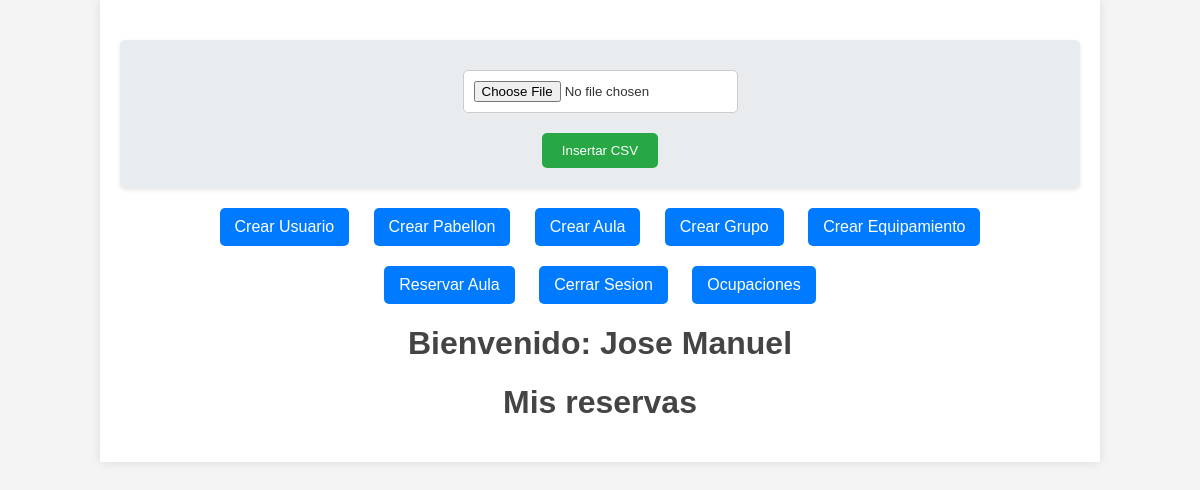
Page /views/inicio.php (signed in) on the earlier database version.
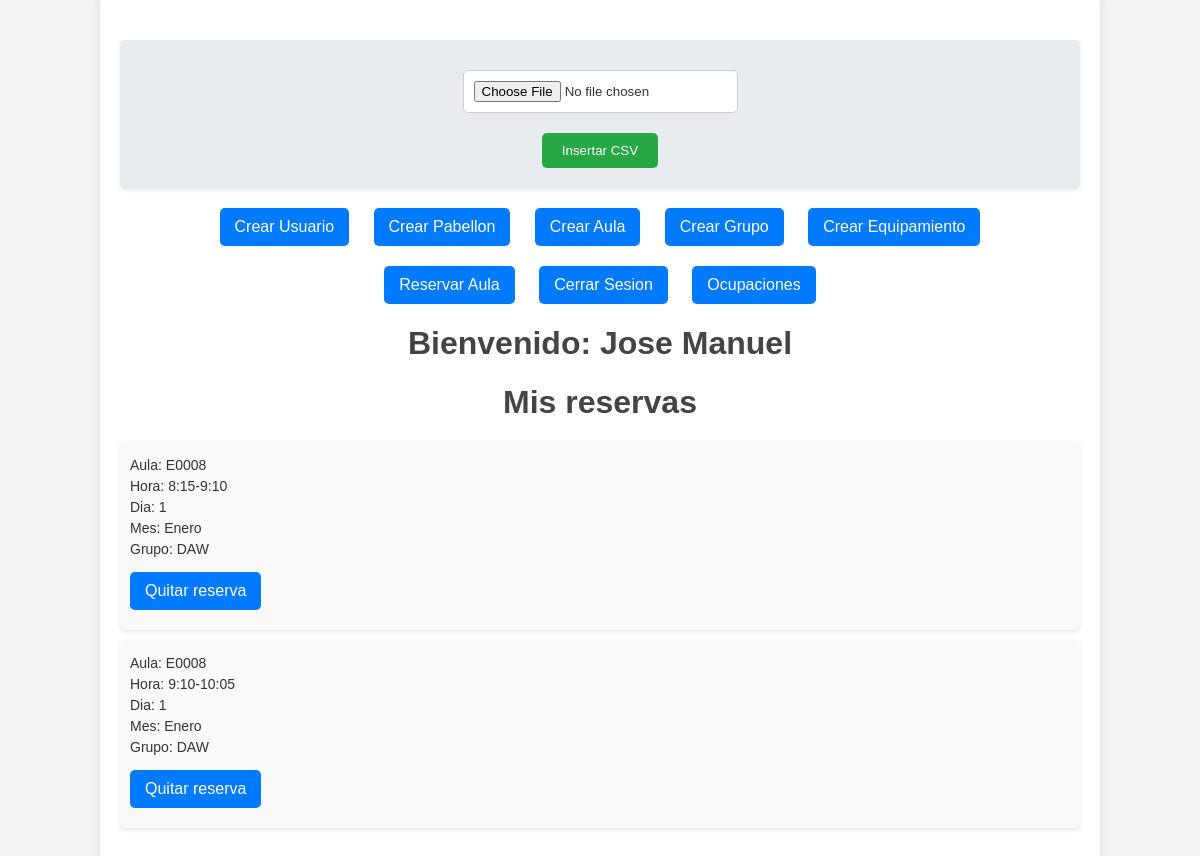
Same page on the later database version.
### tables this page shows
CREATE TABLE `ocupacion` (
  `idAula` varchar(200) NOT NULL,
  `idHora` int(11) NOT NULL,
  `idDia` int(11) NOT NULL,
  `idMes` int(11) NOT NULL,
  `idGrupo` int(11) NOT NULL,
  `idProfesor` int(11) NOT NULL
);

CREATE TABLE `aula` (
  `idAula` varchar(200) NOT NULL,
  `idPabellon` varchar(200) NOT NULL,
  `nombre` varchar(200) NOT NULL,
  `capacidadAula` int(11) NOT NULL
);

CREATE TABLE `grupo` (
  `id` int(11) NOT NULL,
  `alias` varchar(200) NOT NULL,
  `nombreCompleto` varchar(200) NOT NULL
);

### BD/bd.inc.php (called while the page is built)
<?php
function conectar()
{
    try {
        $host = "localhost";
        $basedatos = "seleccion-clases";
        $usuario = "root";
        $password = "";
        return new PDO("mysql:host=$host;dbname=$basedatos", $usuario, $password);
    } catch (PDOException $e) {
        echo $e->getMessage();
    }
}

### BD/ocupacion.inc.php (called while the page is built, shortened)
<?php
include_once 'bd.inc.php';
function getAllReservations()
{
    $sql = conectar()->prepare('SELECT * FROM ocupacion WHERE idProfesor = :idProfesor ORDER BY idHora, idDia, idMes');
    $sql->bindValue(":idProfesor", $_SESSION['userCheked']['nre']);
    try {
        $sql->execute();
        return  $sql->fetchAll();
    } catch (PDOException $e) {
        throw new Exception('Error al acceder a la base de datos');
    }
}

### BD/aula.inc.php (called while the page is built, shortened)
<?php
include_once 'bd.inc.php';
function searchAulaByIdToOkupation($idAula)
{
    $pdo = conectar();
    $sql = $pdo->prepare("SELECT * FROM `aula` WHERE idAula = :idAula");
    $sql->bindValue(":idAula", $idAula);
    try {
        $sql->execute();
        return $sql->fetch(PDO::FETCH_ASSOC);
    } catch (PDOException $e) {
        throw new Exception('Error al acceder a las aulas: ' . $e->getMessage());
    }
}

### BD/grupo.inc.php (called while the page is built, shortened)
<?php
include_once 'bd.inc.php';
function getAliasGrupById($idGrupo){
    $sql =conectar()->prepare("select alias from grupo where id=:id");
    $sql->bindValue(':id',$idGrupo);
    try{
        $sql->execute();
        return $sql->fetchColumn();
    }catch(PDOException $e){
        throw new Exception('Error al acceder a los grupos');
    }
}

### views/inicio.php (the view, shortened to what this page needs)
<?php
include_once '../BD/ocupacion.inc.php';
include_once '../BD/grupo.inc.php';
include_once '../BD/aula.inc.php';
$meses = array(
    "Enero",
    "Febrero",
    "Marzo",
    "Abril",
    "Mayo",
    "Junio",
    "Julio",
    "Agosto",
    "Septiembre",
    "Octubre",
    "Noviembre",
    "Diciembre"
);
$hora = array(
    "8:15-9:10",
    "9:10-10:05",
    "10:05-11:00",
    "11:30-12:25",
    "12:25-13:20",
    "13:20-14:15"
);
?>
<!DOCTYPE html>
<html lang="en">
<head>
    <link rel="stylesheet" href="../stylesheets/inicio.css">
</head>
<body>
    <div class="container">
        <?php if ($_SESSION['userCheked']['admin'] == true) { ?>
            <form action="../lib/insertCsv.php" method="post" enctype="multipart/form-data">
                <input type="file" name="csvFile" id="csvFile" accept=".csv" required>
                <input type="submit" value="Insertar CSV">
            </form>
            <div class="navbar">
                <a href="./createNewUser.php">Crear Usuario</a>
                <a href="./createNewPabellon.php">Crear Pabellon</a>
                <a href="./createNewAula.php">Crear Aula</a>
                <a href="./createNewGroup.php">Crear Grupo</a>
                <a href="./createNewEquipment.php">Crear Equipamiento</a>
            </div>
        <?php } ?>
        <div class="navbar">
            <a href="./takeReservation.php">Reservar Aula</a>
            <a href="../closeSession.php">Cerrar Sesion</a>
            <a href="./ocupaciones.php">Ocupaciones</a>
        </div>
        <h1><strong>Bienvenido: </strong> <?= htmlspecialchars($_SESSION['userCheked']['nombre']); ?></h1>
        <h1>Mis reservas</h1>
        <?php foreach (getAllReservations() as $key => $reserva) {
            $pabellon = searchAulaByIdToOkupation($reserva['idAula']); ?>
            <div class="reserva">
                <p>Aula: <?= $pabellon['idPabellon'] . $reserva['idAula'] ?></p>
                <p>Hora: <?= $hora[$reserva['idHora'] - 1] ?></p>
                <p>Dia: <?= $reserva['idDia'] ?></p>
                <p>Mes: <?= $meses[$reserva['idMes'] - 1] ?></p>
                <p>Grupo: <?= getAliasGrupById($reserva['idGrupo']) ?></p>
                <a href="../lib/deleteReservation.php?idAula=<?= $reserva['idAula'] ?>&idHora=<?= $reserva['idHora'] ?>&idMes=<?= $reserva['idMes'] ?>&idDia=<?= $reserva['idDia'] ?>">Quitar reserva</a>
            </div>
        <?php } ?>
    </div>
</body>
</html>

### stylesheets/inicio.css (style rules this page uses)
body { font-family: Arial, sans-serif; margin: 0; padding: 0; background-color: #f4f4f4; color: #333; }
.container { width: 80%; margin: 0 auto; padding: 20px; background-color: #fff; box-shadow: 0 0 10px rgba(0, 0, 0, 0.1); }
h1 { color: #444; text-align: center; }
a { display: inline-block; margin: 10px 0; padding: 10px 15px; background-color: #007BFF; color: white; text-decoration: none; border-radius: 5px; transition: background-color 0.3s; }
.navbar { text-align: center; margin-bottom: 20px; }
.navbar a { margin: 0 10px; }
.navbar a:first-child { margin-left: 0; }
.navbar a:last-child { margin-right: 0; }
.reserva { margin-bottom: 10px; padding: 10px; background-color: #f9f9f9; border-radius: 5px; box-shadow: 0 2px 4px rgba(0, 0, 0, 0.1); }
.reserva p { margin: 5px 0; font-size: 14px; color: #333; }
form { margin: 20px 0; padding: 20px; background-color: #e9ecef; border-radius: 5px; box-shadow: 0 2px 4px rgba(0, 0, 0, 0.1); text-align: center; }
input[type="file"] { display: block; margin: 10px auto; padding: 10px; border: 1px solid #ccc; border-radius: 5px; background-color: #fff; cursor: pointer; }
input[type="submit"] { display: inline-block; padding: 10px 20px; margin-top: 10px; background-color: #28a745; color: white; border: none; border-radius: 5px; cursor: pointer; transition: background-color 0.3s; }

Differences in the rows shown:
added ocupacion: idAula.idPabellon "E", idAula "0008", idHora "8:15-9:10", idDia "1", idMes "Enero", idGrupo.alias "DAW"
added ocupacion: idAula.idPabellon "E", idAula "0008", idHora "9:10-10:05", idDia "1", idMes "Enero", idGrupo.alias "DAW"
